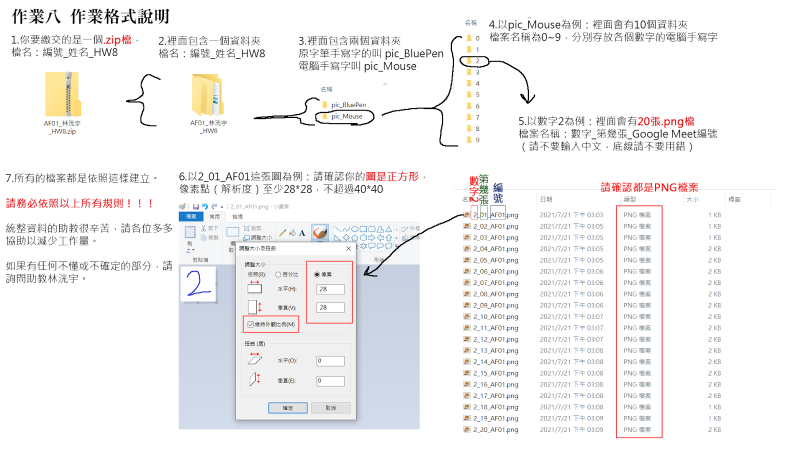
#> input picture pictures/image.png, 1607 x 904 px (shown at 1/2 size); its folder holds only this picture in this run
$ python resize_image.py ../../pictures ../../pictures/image.png
#> lines starting #> are read from the running program, lines starting #| are printed output that depends on the picture
import os,sys
import numpy as np
from skimage.transform import rescale, resize
from skimage.io import imread, imsave

def rename_file(folder,N):

    for idx,filename in enumerate(os.listdir(folder)):
        if os.path.isfile(folder+"/"+str(N)+f"_0{idx}_"+"AD11.png"):
            continue
        os.rename(folder+"/"+filename,folder+"/"+str(N)+f"_0{idx}_"+"AD11.png")

def main(folder,N):
#> called with folder = '../../pictures', N = '../../pictures/image.png'
    for filename in os.listdir(folder):
        image = imread(folder+"/"+filename)
#> image is the input picture: shape (904, 1607, 3); mean R, G, B 243.6, 242.8, 243.2
        image_resized = resize(image, (28, 28),anti_aliasing=True)
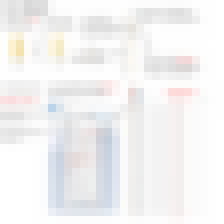
#> image_resized: shape (28, 28, 3) float64 (shown 8 times larger); mean R, G, B 0.955, 0.952, 0.954
#> (the run stopped early here; a loop or call above may not have finished)
